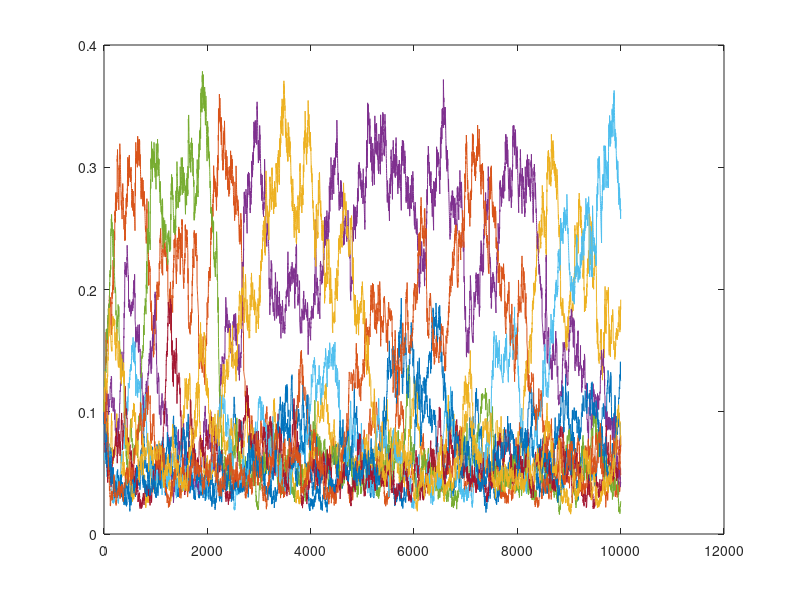

MATLAB code for this plot:
% Attempts to replicate "An economically realistic asset exchange model".
% different biases in exchanges, based on microeconomic
% foundations. probably best to use cases, biased in favour of wealthiest
% agent. Wealth attained advantage (WAA).

N = 10; %number of players
a = 0.1; %rand(); %random fraction in interval [0,1] won
b = 0.01; % tax rate, where b = a^2
e = 5; %basic parameter epsilon/delta for the WAA equation bias from Boghosian etc.
n = 10000; % how many rounds of the game

t = 1; % initial t
p_values = [];  %array to store values of p as it now varies depending on WAA

X = zeros(t, N); %initialize array of wealth
X(1,:) = (1/N);
for t = 1:n %loop over n time steps
    %update wealth for every player 
    %generating random numbers for picking  2 elements\players to engage in the game 
    i = randi(N,1);
    j = randi(N,1);
    while i == j
         j = randi(N,1);
    end
    %pick two random elements from current row and they play a two player game,
    %update array X to give them a name.
      k1 = X(t, i); % player 1
      k2 = X(t, j); % player 2
      distro = rand(); % ranom uniform distribution between 0 and 1
      k =   a * min(k1,k2)*1; % wealth won is a fraction "a" of the poorer players wealth
     if k1 > k2 % if player k1 is richer than k2
             p = 1/2 + e*(k1-k2)  %update win chance with wealth attained advantage,
             p_values = [p_values p] ;                     % i.e. richer player has higher probability
         if distro <= p  % k1 wins
            
        %wealth of players not in game for next round
            X(t+1,:) = (1-b)*X(t,:) + b/N;
        %add values back to array
            X(t+1, i) = X(t, i) + k; % k1 winning new wealth
            X(t+1, j) = X(t, j) - k; % k2 losing new wealth
        else %k2 wins
        %wealth of players not in game for next round
            X(t+1,:) = (1-b)*X(t,:) + b/N;
        %add values back to array
            X(t+1, i) = X(t, i) - k; % k1 losing new wealth
            X(t+1, j) = X(t, j) + k; % k2 winning new wealth
        end                         
     else % i.e k2 > k1, so k2 is richer 
         p = 1/2 + e*(k2-k1);
         p_values = [p_values p];
        if distro <= p  % k2 wins
             %wealth of players not in game for next round
            X(t+1,:) = (1-b)*X(t,:) + b/N;
        %add values back to array
            X(t+1, i) = X(t, i) - k;
            X(t+1, j) = X(t, j) + k;
         else %k1 wins    
        %wealth of players not in game for next round
            X(t+1,:) = (1-b)*X(t,:) + b/N;
        %add values back to array
            X(t+1, i) = X(t, i) + k;
            X(t+1, j) = X(t, j) - k;
             
         end
   
    end
end

    
plot(X);

M_row2 = reshape(X, 1, []);


sumofrows = sum(X,2);

Finalwealth = X(end,:);

T = transpose(Finalwealth);

winner = max(T);
